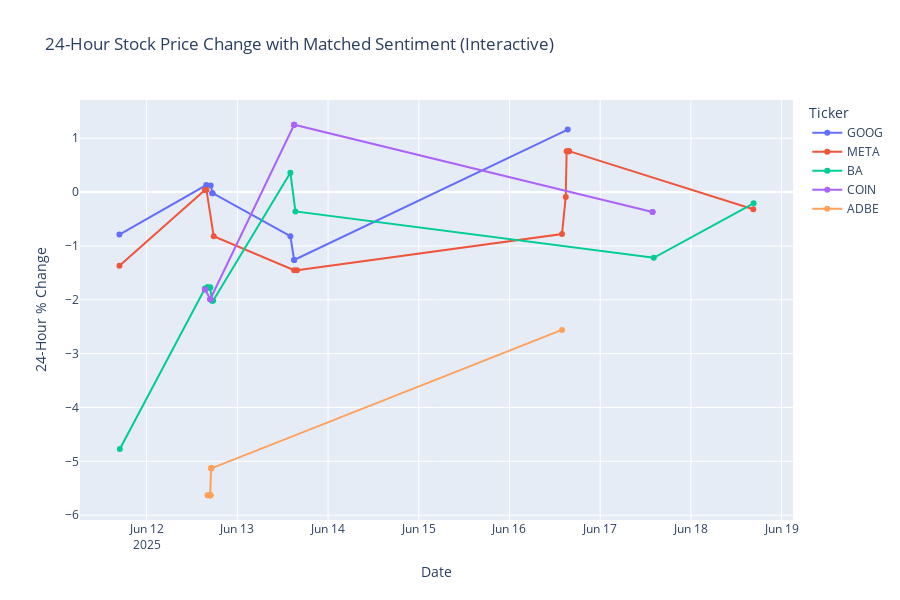

Source (notebook cell):
### Code cell
# Interactive line chart
# Each line represents a stock ticker over time
fig = px.line(
    df,
    x='date',
    y='price_change_pct_24h',
    color='ticker',
    hover_name='ticker',
    custom_data=['headline', 'matched_keywords', 'sentiment_score', 'price_change_pct_24h'],  # used in hover
    labels={'price_change_pct_24h': '24-Hour % Change'},
    title="24-Hour Stock Price Change with Matched Sentiment (Interactive)"
)

# Customizing hover box using custom_data
# %{} tags pull from 'custom_data' list in the same order
fig.update_traces(
    mode='markers+lines',
    hovertemplate=
        "Headline: %{customdata[0]}<br>" +
        "Keywords: %{customdata[1]}<br>" +
        "Sentiment Score: %{customdata[2]}<br>" +
        "24h % Change: %{customdata[3]}%"
)

# format layout
fig.update_layout(
    xaxis_title='Date',
    yaxis_title='24-Hour % Change',
    legend_title='Ticker',
    height=600
)

fig.show()

### Figure 1 — Plotly figure (JSON) as saved in the notebook; plotly's stock layout.template omitted (floating-point values rounded to 4 significant figures)
{"data": [{"customdata": [["Alphabet Stock Is Cheaper Than the S&P 500. Is the Google Parent a Value Trap?", "none", 0, -0.79], ["Amazon Preps Bedrock Overhaul to Challenge Vertex AI", "none", 0, 0.13], ["Google sues LATAM Airlines in US over Brazilian YouTube video dispute", "sue, dispute", -0.65, 0.12], ["Kalshi's AI ad made with Google Veo aired during the NBA finals", "none", 0, -0.02], ["Massive Google Cloud outage disrupts popular internet services", "up", 0.4, -0.02], ["Google tests Audio Overviews for Search queries", "none", 0, -0.82], ["Broadcom Has Quietly Become a Top Tech Stock. AI Chips Are Driving Its Growth.", "growth", 0.95, -1.26], ["TechCrunch Mobility: The cost of Waymo", "none", 0, -1.26], ["U.S. tech's Middle East risks", "none", 0, 1.16]], "hovertemplate": "Headline: %{customdata[0]}<br>Keywords: %{customdata[1]}<br>Sentiment Score: %{customdata[2]}<br>24h % Change: %{customdata[3]}%", "hovertext": ["GOOG", "GOOG", "GOOG", "GOOG", "GOOG", "GOOG", "GOOG", "GOOG", "GOOG"], "legendgroup": "GOOG", "line": {"color": "#636efa", "dash": "solid"}, "marker": {"symbol": "circle"}, "mode": "markers+lines", "name": "GOOG", "orientation": "v", "showlegend": true, "type": "scatter", "x": ["2025-06-11T16:47:30.000000000", "2025-06-12T15:46:34.000000000", "2025-06-12T16:56:48.000000000", "2025-06-12T17:20:48.000000000", "2025-06-12T17:27:48.000000000", "2025-06-13T14:01:46.000000000", "2025-06-13T15:01:46.000000000", "2025-06-13T15:01:46.000000000", "2025-06-16T15:24:38.000000000"], "xaxis": "x", "y": [-0.79, 0.13, 0.12, -0.02, -0.02, -0.82, -1.26, -1.26, 1.16], "yaxis": "y"}, {"customdata": [["Meta Platforms (META) Bets Big on AGI With $10 Billion Push and New AI Dream Team", "none", 0, -1.37], ["Meta Sues Over AI Nude Scandal -- Deepfake Sextortion Sparks Global Crackdown", "down, sue", -0.65, 0.04], ["Meta Sues Crush AI to Block 'Nudify' Ads", "sue", -0.7, 0.04], ["Meta signs deal for advanced geothermal power in New Mexico", "none", 0, -0.82], ["The Armys Newest Recruits: Tech Execs From Meta, OpenAI and More", "none", 0, -1.45], ["Meta (META) Doubles Down on AI with $29B Bet on Scale AI", "down", -0.6, -1.45], ["WhatsApp breaks co-founders promise with plans to introduce ads", "none", 0, -0.78], ["Meta Stock Gains After Announcing WhatsApp Ad Plan. Shares Also Get Wall Street Price Target Hike.", "gain", 0.6, -0.09], ["Meta Just Spent $14.8B on AI--and Triggered a Big Tech Breakup", "up", 0.4, 0.76], ["Meta Stock Climbs. What's App Is Getting Ads.", "none", 0, 0.76], ["Time Inc. CEO on embracing AI: It's better to have a seat at the table", "none", 0, 0.76], ["Big Tech ETF posts sharp rally to outperform S&P 500", "outperform", 1, 0.76], ["Sales Activity at The Spring District Brings Two Leading Global Investors to the Community", "none", 0, -0.32]], "hovertemplate": "Headline: %{customdata[0]}<br>Keywords: %{customdata[1]}<br>Sentiment Score: %{customdata[2]}<br>24h % Change: %{customdata[3]}%", "hovertext": ["META", "META", "META", "META", "META", "META", "META", "META", "META", "META", "META", "META", "META"], "legendgroup": "META", "line": {"color": "#EF553B", "dash": "solid"}, "marker": {"symbol": "circle"}, "mode": "markers+lines", "name": "META", "orientation": "v", "showlegend": true, "type": "scatter", "x": ["2025-06-11T16:48:30.000000000", "2025-06-12T15:25:34.000000000", "2025-06-12T15:49:34.000000000", "2025-06-12T17:44:48.000000000", "2025-06-13T15:01:46.000000000", "2025-06-13T15:46:46.000000000", "2025-06-16T13:53:38.000000000", "2025-06-16T14:53:38.000000000", "2025-06-16T15:07:38.000000000", "2025-06-16T15:31:38.000000000", "2025-06-16T15:42:38.000000000", "2025-06-16T15:46:38.000000000", "2025-06-18T16:30:40.000000000"], "xaxis": "x", "y": [-1.37, 0.04, 0.04, -0.82, -1.45, -1.45, -0.78, -0.09, 0.76, 0.76, 0.76, 0.76, -0.32], "yaxis": "y"}, {"customdata": [["Boeing Restarts 737 MAX Shipments to China", "none", 0, -4.77], ["Before crash, Air India spent years attempting a turnaround after emerging from government control", "crash", -1, -1.79], ["Dow, S&P 500 and Nasdaq end higher, edging closer to record levels", "record", 1, -1.77], ["Boeing stock slumps 4% after deadly Air India plane crash", "crash, slump", -0.85, -1.77], ["Stock market today: Dow, S&P 500, Nasdaq drift higher, dollar slides amid renewed tariff threats", "none", 0, -1.77], ["One Survivor In Air India Crash, Reports Say. Boeing Tumbles.", "crash", -1, -1.77], ["Boeing 787 Dreamliner Crashes, Hundreds Presumed Dead", "crash", -1, -1.77], ["Rate-Cut Optimism Buoys Wall Street", "cut", -0.5, -1.77], ["Boeing Crash in India Is First Fatal Incident Involving a 787 Jet", "crash", -1, -2.02], ["Wall Street weighs in on Boeing after digesting deadly Air India crash", "crash", -1, -2.02], ["Boeing's Air Force One Overhaul Delayed Again As Workforce Woes, Design Failures And Security Bottlenecks Mount, GAO Reports", "gain, delay", 0, 0.36], ["Air India 787-8 accident - What we know so far", "none", 0, -0.36], ["Strange Days at the Paris Air Show for Airbus (NASDAQ:EADSY), Boeing (NYSE:BA), and the Israeli Defense Industry", "none", 0, -1.22], ["NTSB urges quick fix on some plane engines to prevent smoke from filling cabin after a bird strike", "none", 0, -0.21]], "hovertemplate": "Headline: %{customdata[0]}<br>Keywords: %{customdata[1]}<br>Sentiment Score: %{customdata[2]}<br>24h % Change: %{customdata[3]}%", "hovertext": ["BA", "BA", "BA", "BA", "BA", "BA", "BA", "BA", "BA", "BA", "BA", "BA", "BA", "BA"], "legendgroup": "BA", "line": {"color": "#00cc96", "dash": "solid"}, "marker": {"symbol": "circle"}, "mode": "markers+lines", "name": "BA", "orientation": "v", "showlegend": true, "type": "scatter", "x": ["2025-06-11T16:54:30.000000000", "2025-06-12T15:25:34.000000000", "2025-06-12T16:02:34.000000000", "2025-06-12T16:02:34.000000000", "2025-06-12T16:05:34.000000000", "2025-06-12T16:16:34.000000000", "2025-06-12T16:49:48.000000000", "2025-06-12T16:49:48.000000000", "2025-06-12T17:15:48.000000000", "2025-06-12T17:34:48.000000000", "2025-06-13T14:01:46.000000000", "2025-06-13T15:21:46.000000000", "2025-06-17T14:10:42.000000000", "2025-06-18T16:35:40.000000000"], "xaxis": "x", "y": [-4.77, -1.79, -1.77, -1.77, -1.77, -1.77, -1.77, -1.77, -2.02, -2.02, 0.36, -0.36, -1.22, -0.21], "yaxis": "y"}, {"customdata": [["Coinbase Falls To Key Level: Is Coin Stock A Buy Or Sell Now?", "buy, fall", -0.1, -1.81], ["Cardless Unveils Embedded Credit Card Platform, with Coinbase as First Partner", "none", 0, -1.81], ["Acting CFTC Chair Caroline Pham on crypto regulation: There is no easy street for anybody", "none", 0, -1.99], ["CFTC chair Caroline Pham on crypto regulation: There is no easy street for anybody", "none", 0, -1.99], ["Coinbase to launch CFTC-compliant perpetual futures trading in US", "launch", 0.5, -1.99], ["Coinbase and American Express to launch 4% bitcoin reward card", "launch", 0.5, 1.25], ["Exclusive-Crypto giants set for EU green light amid growing regulatory rift, sources say", "none", 0, 1.25], ["SEC taps new director of trading and markets who has crypto ties", "none", 0, 1.25], ["Senate Is Poised to Pass Stablecoin Bill as Crypto Eyes a Bigger Prize", "none", 0, -0.37], ["Coinbase seeking US SEC approval to offer blockchain-based stocks", "approval", 0.7, -0.37]], "hovertemplate": "Headline: %{customdata[0]}<br>Keywords: %{customdata[1]}<br>Sentiment Score: %{customdata[2]}<br>24h % Change: %{customdata[3]}%", "hovertext": ["COIN", "COIN", "COIN", "COIN", "COIN", "COIN", "COIN", "COIN", "COIN", "COIN"], "legendgroup": "COIN", "line": {"color": "#ab63fa", "dash": "solid"}, "marker": {"symbol": "circle"}, "mode": "markers+lines", "name": "COIN", "orientation": "v", "showlegend": true, "type": "scatter", "x": ["2025-06-12T15:25:34.000000000", "2025-06-12T15:30:34.000000000", "2025-06-12T16:49:48.000000000", "2025-06-12T16:49:48.000000000", "2025-06-12T16:49:48.000000000", "2025-06-13T15:01:46.000000000", "2025-06-13T15:01:46.000000000", "2025-06-13T15:01:46.000000000", "2025-06-17T13:51:42.000000000", "2025-06-17T13:51:42.000000000"], "xaxis": "x", "y": [-1.81, -1.81, -1.99, -1.99, -1.99, 1.25, 1.25, 1.25, -0.37, -0.37], "yaxis": "y"}, {"customdata": [["Adobe Reports Record Revenue in Q2 and Raises FY25 Revenue and EPS Targets", "record, record revenue", 1, -5.63], ["Adobe beats Q2 estimates, raises guidance on AI innovations", "beat, innovation", 0.8, -5.63], ["Adobe (NASDAQ:ADBE) Beats Q2 Sales Targets, Quarterly Revenue Guidance Slightly Exceeds Expectations", "beat", 1, -5.63], ["Adobe Raises Outlook After Sales Beat", "beat", 1, -5.63], ["Adobe Beat Estimates and Raises Revenue Guidance", "beat", 1, -5.63], ["Adobe Beats Quarterly Targets, Raises Outlook For Full Year", "beat", 1, -5.63], ["The debate around Adobe's deployment of AI into its apps", "none", 0, -5.63], ["Adobe: Fiscal Q2 Earnings Snapshot", "none", 0, -5.63], ["Adobe Posts Better-Than-Expected Earnings and Lifts Its Outlook", "none", 0, -5.63], ["Adobe Beats Targets, Raises Full-Year Outlook. But Stock Wavers.", "beat", 1, -5.13], ["Adobe raises annual forecasts on steady adoption of AI-powered tools", "none", 0, -5.13], ["Adobe Reports AI-Fueled Earnings Beat", "beat", 1, -5.13], ["Trade Tracker: Adobe, Suncor Energy, Enbridge, Casey's and the EIS", "none", 0, -2.56]], "hovertemplate": "Headline: %{customdata[0]}<br>Keywords: %{customdata[1]}<br>Sentiment Score: %{customdata[2]}<br>24h % Change: %{customdata[3]}%", "hovertext": ["ADBE", "ADBE", "ADBE", "ADBE", "ADBE", "ADBE", "ADBE", "ADBE", "ADBE", "ADBE", "ADBE", "ADBE", "ADBE"], "legendgroup": "ADBE", "line": {"color": "#FFA15A", "dash": "solid"}, "marker": {"symbol": "circle"}, "mode": "markers+lines", "name": "ADBE", "orientation": "v", "showlegend": true, "type": "scatter", "x": ["2025-06-12T16:05:34.000000000", "2025-06-12T16:17:34.000000000", "2025-06-12T16:49:48.000000000", "2025-06-12T16:49:48.000000000", "2025-06-12T16:49:48.000000000", "2025-06-12T16:49:48.000000000", "2025-06-12T16:49:48.000000000", "2025-06-12T16:49:48.000000000", "2025-06-12T16:49:48.000000000", "2025-06-12T17:02:48.000000000", "2025-06-12T17:06:48.000000000", "2025-06-12T17:08:48.000000000", "2025-06-16T13:53:38.000000000"], "xaxis": "x", "y": [-5.63, -5.63, -5.63, -5.63, -5.63, -5.63, -5.63, -5.63, -5.63, -5.13, -5.13, -5.13, -2.56], "yaxis": "y"}], "layout": {"height": 600, "legend": {"title": {"text": "Ticker"}, "tracegroupgap": 0}, "title": {"text": "24-Hour Stock Price Change with Matched Sentiment (Interactive)"}, "xaxis": {"anchor": "y", "domain": [0, 1], "title": {"text": "Date"}}, "yaxis": {"anchor": "x", "domain": [0, 1], "title": {"text": "24-Hour % Change"}}}}
